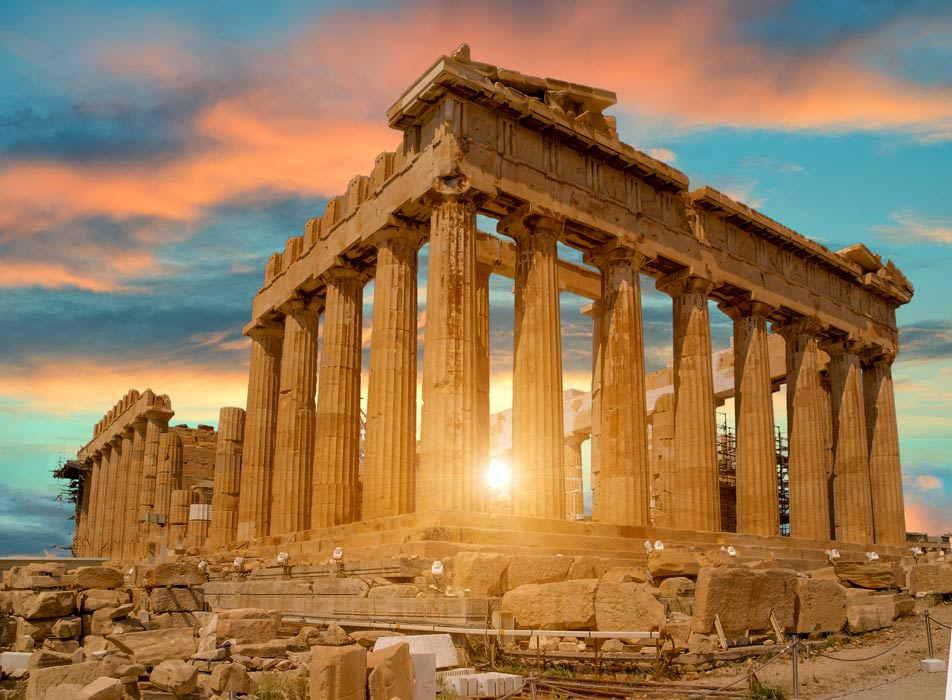
#> input picture Image-Processing/Assignment_2/Original.jpg, 952 x 700 px, found by its file name
$ python main_1.py
#> lines starting #> are read from the running program, lines starting #| are printed output that depends on the picture; after the words box and inside, x2 and y2 are one past the last pixel; in counts of white or black regions, pixels touching at a corner belong together
import cv2

# Function for solarization of the given image
def solarize(originalImage, thresValue):
    img_original_gray = cv2.cvtColor(originalImage, cv2.COLOR_BGR2GRAY)  # Convert Original Image to Grayscale
    cv2.imwrite("Grayscale.jpg", img_original_gray)  # Save newly created image on the directory
    row, col = img_original_gray.shape
    for i in range(row):
        for j in range(col):
            if thresValue > img_original_gray[i, j]:
                img_original_gray[i, j] = 255 - img_original_gray[i, j]  # Check pixel for pixel and change it
    return img_original_gray

# Read Original Image & Create/Save New Images on the directory
img_original_colour = cv2.imread('original.jpg')  # Read Original Image
#> img_original_colour is the input picture: shape (700, 952, 3); mean B, G, R 80.8, 118.6, 152.5
img_original_gray_64 = solarize(img_original_colour, 64)
#> in solarize, `img_original_gray = cv2.cvtColor(originalImage, cv2.COLOR_BGR2GRAY)`:
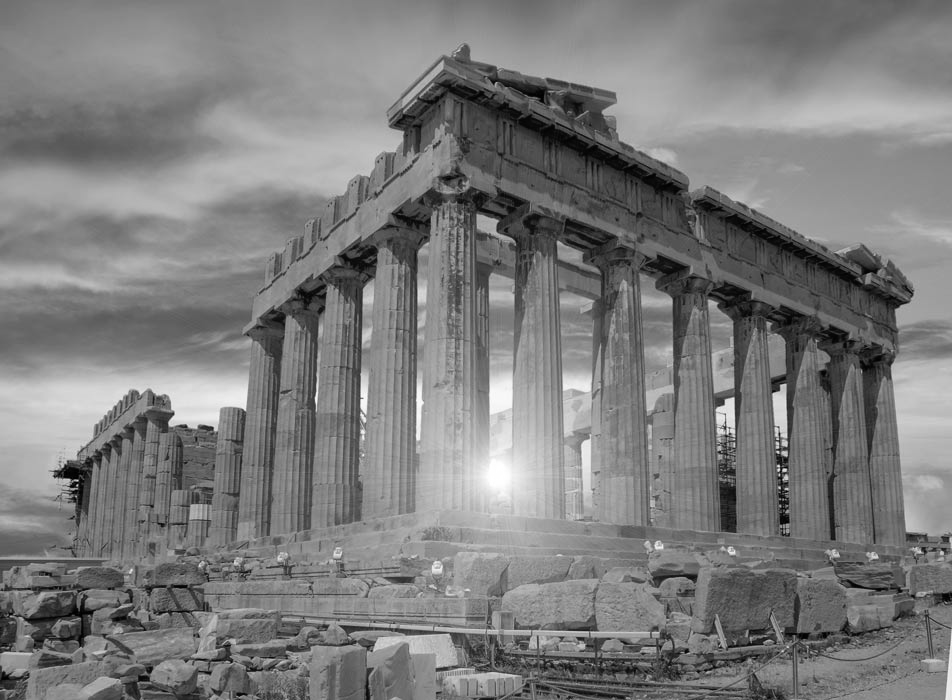
#> img_original_gray: shape (700, 952); min 0, max 255, mean 124.4
#> after the loop in solarize, `for i in range(row):`:
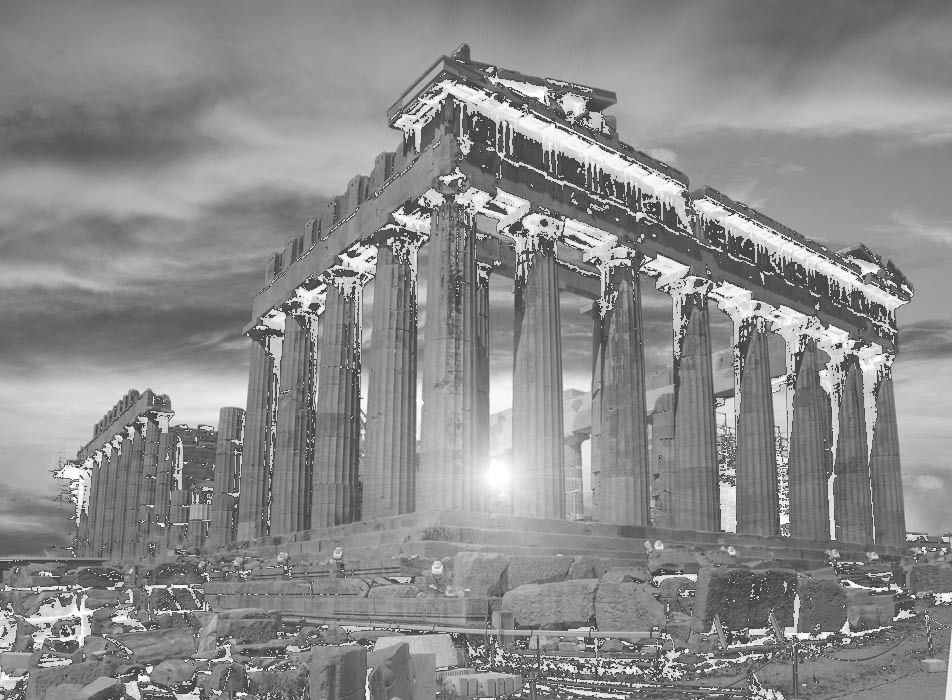
#> img_original_gray: shape (700, 952); 8.55% of pixels changed, all inside (x1, y1, x2, y2) = (0, 60, 952, 700)
cv2.imwrite("Grayscale_64.jpg", img_original_gray_64)
img_original_gray_128 = solarize(img_original_colour, 128)
#> call 2 of solarize, with thresValue = 128
#> after the loop in solarize (call 2), `for i in range(row):`:
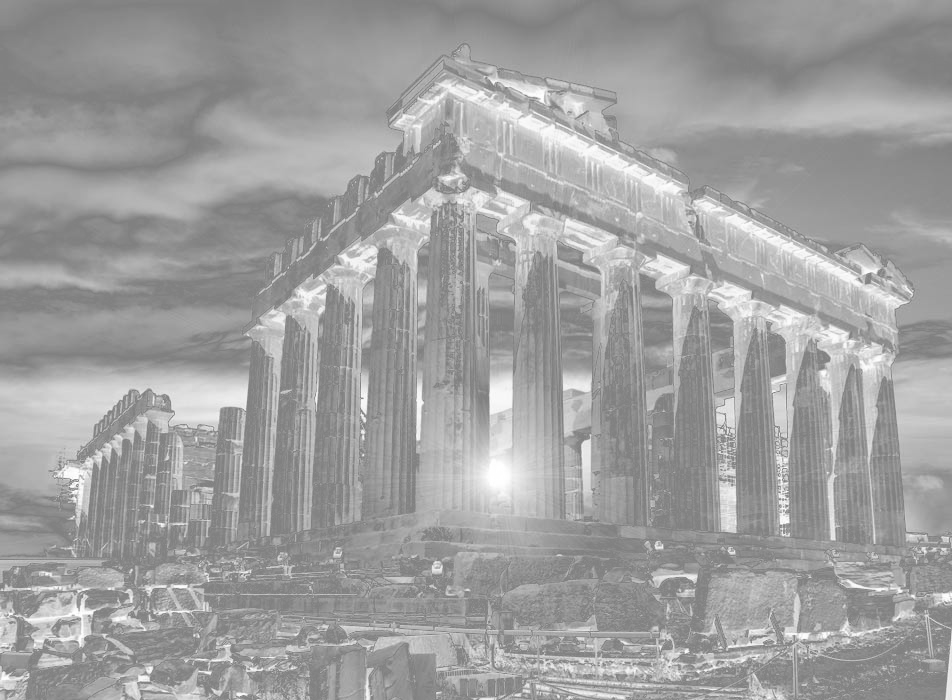
#> img_original_gray: shape (700, 952); min 128, max 255, mean 159
cv2.imwrite("Grayscale_128.jpg", img_original_gray_128)
img_original_gray_192 = solarize(img_original_colour, 192)
#> call 3 of solarize, with thresValue = 192
#> after the loop in solarize (call 3), `for i in range(row):`:
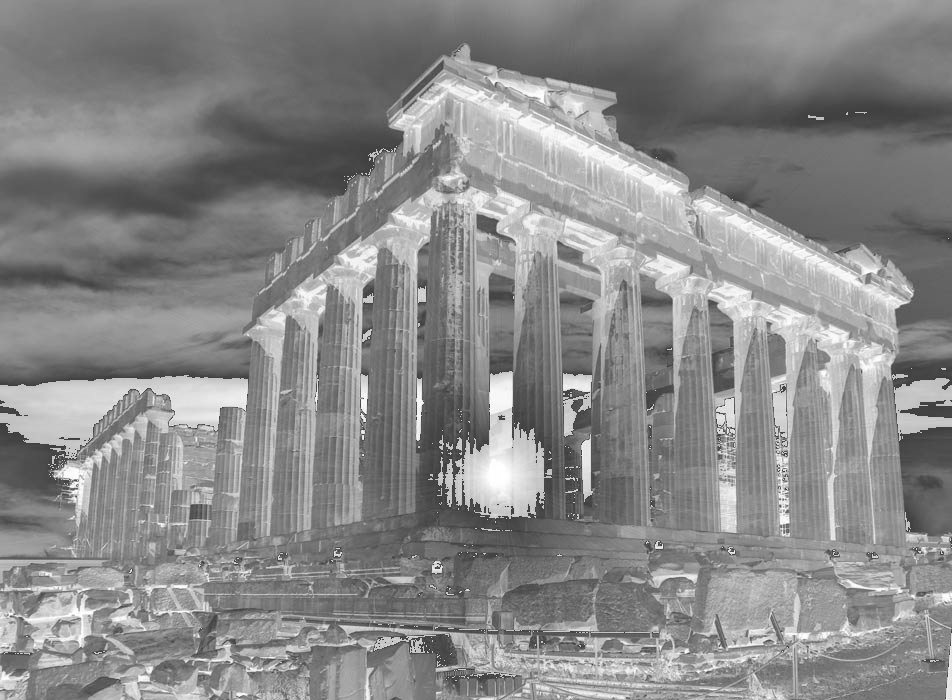
#> img_original_gray: shape (700, 952); min 64, max 255, mean 137
cv2.imwrite("Grayscale_192.jpg", img_original_gray_192)

# Show Images
cv2.imshow("Original Color", img_original_colour)
cv2.imshow('Solarized 64', img_original_gray_64)
cv2.imshow('Solarized 128', img_original_gray_128)
cv2.imshow('Solarized 192', img_original_gray_192)

# Wait for a key press and then close all windows
cv2.waitKey(0)
cv2.destroyAllWindows()
